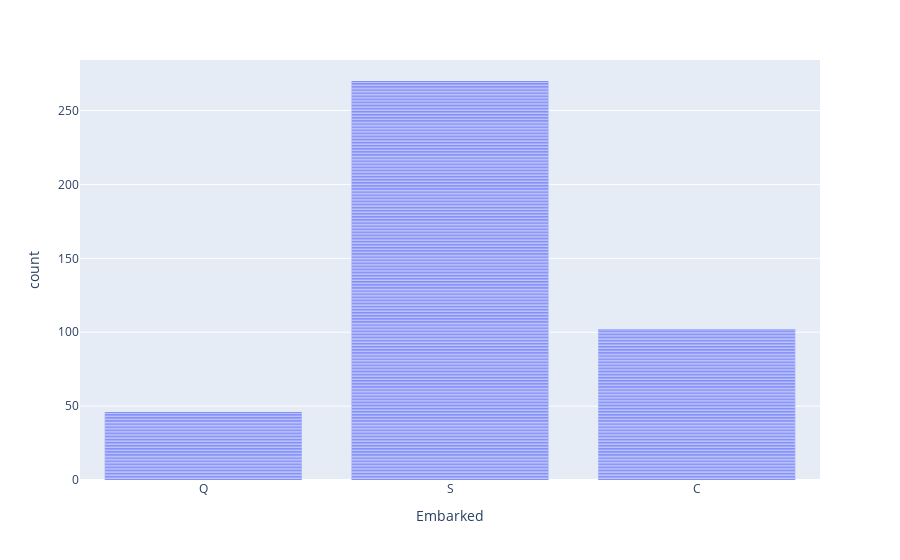

This figure's notebook cell:
### Code cell
px.bar(df,'Embarked')

### Figure 1 — Plotly figure (JSON) as saved in the notebook; plotly's stock layout.template omitted (floating-point values rounded to 4 significant figures; data arrays with more than 128 entries replaced by an {"elided": "..."} marker saying what was removed)
{"data": [{"alignmentgroup": "True", "hovertemplate": "Embarked=%{x}<br>count=%{y}<extra></extra>", "legendgroup": "", "marker": {"color": "#636efa", "pattern": {"shape": ""}}, "name": "", "offsetgroup": "", "orientation": "v", "showlegend": false, "textposition": "auto", "type": "bar", "x": {"elided": "418 str values"}, "xaxis": "x", "y": {"elided": "418 int values"}, "yaxis": "y"}], "layout": {"barmode": "relative", "legend": {"tracegroupgap": 0}, "margin": {"t": 60}, "xaxis": {"anchor": "y", "domain": [0, 1], "title": {"text": "Embarked"}}, "yaxis": {"anchor": "x", "domain": [0, 1], "title": {"text": "count"}}}}
